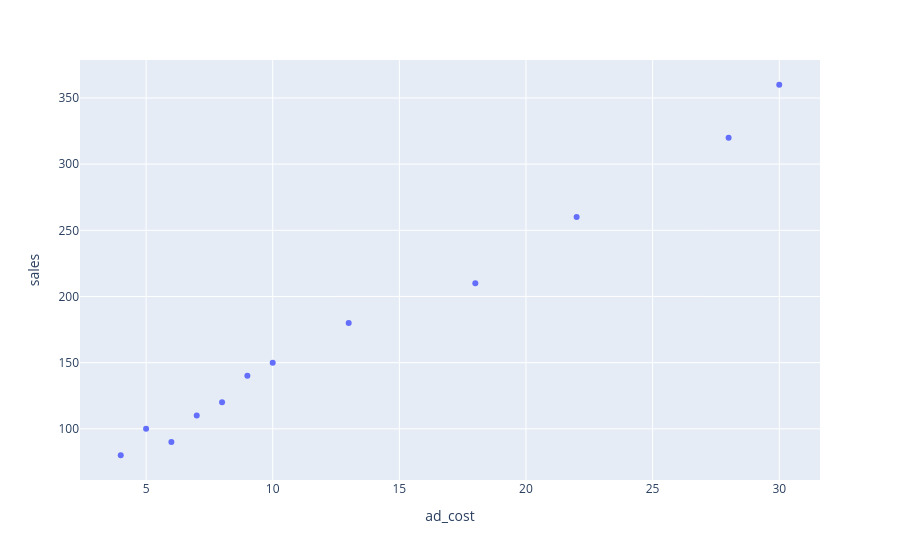

Write notebook code for a chart like this one.
### Code cell
fig = px.scatter(
    df,
    x='ad_cost',
    y='sales'
)

fig.show()

### Figure 1 — Plotly figure (JSON) as saved in the notebook; plotly's stock layout.template omitted (floating-point values rounded to 4 significant figures)
{"data": [{"hovertemplate": "ad_cost=%{x}<br>sales=%{y}<extra></extra>", "legendgroup": "", "marker": {"color": "#636efa", "symbol": "circle"}, "mode": "markers", "name": "", "orientation": "v", "showlegend": false, "x": [28, 18, 10, 7, 22, 9, 6, 8, 13, 5, 30, 4], "xaxis": "x", "y": [320, 210, 150, 110, 260, 140, 90, 120, 180, 100, 360, 80], "yaxis": "y", "type": "scatter"}], "layout": {"xaxis": {"anchor": "y", "domain": [0.0, 1.0], "title": {"text": "ad_cost"}}, "yaxis": {"anchor": "x", "domain": [0.0, 1.0], "title": {"text": "sales"}}, "legend": {"tracegroupgap": 0}, "margin": {"t": 60}}}
